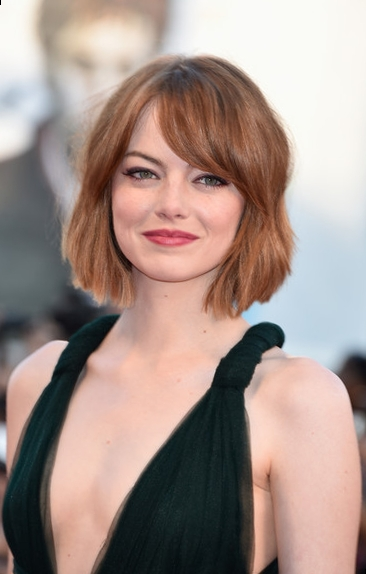
#> input picture canny/faces_imgs/4.jpg, 366 x 574 px; its folder holds only this picture in this run
$ python canny.py --image faces_imgs/4.jpg   (older library calls are emulated)
#> lines starting #> are read from the running program, lines starting #| are printed output that depends on the picture
### canny_detector/utils.py
import numpy as np
import skimage
import matplotlib.pyplot as plt
import matplotlib.image as mpimg
import os
import scipy.misc as sm

def rgb2gray(rgb):

    r, g, b = rgb[:,:,0], rgb[:,:,1], rgb[:,:,2]
    gray = 0.2989 * r + 0.5870 * g + 0.1140 * b

    return gray

def load_data(dir_name = 'faces_imgs'):
    '''
    Load images from the "faces_imgs" directory
    Images are in JPG and we convert it to gray scale images
    '''
    imgs = []
    for filename in os.listdir(dir_name):
        if os.path.isfile(dir_name + '/' + filename):
            img = mpimg.imread(dir_name + '/' + filename)
            img = rgb2gray(img)
            imgs.append(img)
    return imgs


# [9 lines left out: function visualize, not called in this run]

### canny_detector/canny_edge_detector.py
import argparse

import ced as ced
import cv2
import numpy as np
from scipy import ndimage
from scipy.ndimage.filters import convolve


class cannyEdgeDetector:
    def __init__(self, imgs, sigma=1, kernel_size=5, weak_pixel=75, strong_pixel=255, lowthreshold=0.05,
                 highthreshold=0.15):
        self.imgs = imgs
        self.imgs_final = []
        self.img_smoothed = None
        self.gradientMat = None
        self.thetaMat = None
        self.nonMaxImg = None
        self.thresholdImg = None
        self.weak_pixel = weak_pixel
        self.strong_pixel = strong_pixel
        self.sigma = sigma
        self.kernel_size = kernel_size
        self.lowThreshold = lowthreshold
        self.highThreshold = highthreshold
        return

    # [6 lines left out: function gaussian_kernel, not called in this run]

    def sobel_filters(self, img):
        Kx = np.array([[-1, 0, 1], [-2, 0, 2], [-1, 0, 1]], np.float32)
        Ky = np.array([[1, 2, 1], [0, 0, 0], [-1, -2, -1]], np.float32)

        Ix = ndimage.filters.convolve(img, Kx)
        Iy = ndimage.filters.convolve(img, Ky)

        G = np.hypot(Ix, Iy)
        G = G / G.max() * 255
        theta = np.arctan2(Iy, Ix)
        return (G, theta)

    def non_max_suppression(self, img, D):
        M, N = img.shape
        Z = np.zeros((M, N), dtype=np.int32)
        angle = D * 180. / np.pi
        angle[angle < 0] += 180

        for i in range(1, M - 1):
            for j in range(1, N - 1):
                try:
                    q = 255
                    r = 255

                    # angle 0
                    if (0 <= angle[i, j] < 22.5) or (157.5 <= angle[i, j] <= 180):
                        q = img[i, j + 1]
                        r = img[i, j - 1]
                    # angle 45
                    elif (22.5 <= angle[i, j] < 67.5):
                        q = img[i + 1, j - 1]
                        r = img[i - 1, j + 1]
                    # angle 90
                    elif (67.5 <= angle[i, j] < 112.5):
                        q = img[i + 1, j]
                        r = img[i - 1, j]
                    # angle 135
                    elif (112.5 <= angle[i, j] < 157.5):
                        q = img[i - 1, j - 1]
                        r = img[i + 1, j + 1]

                    if (img[i, j] >= q) and (img[i, j] >= r):
                        Z[i, j] = img[i, j]
                    else:
                        Z[i, j] = 0


                except IndexError as e:
                    pass

        return Z

    def threshold(self, img):

        highThreshold = img.max() * self.highThreshold
        lowThreshold = highThreshold * self.lowThreshold

        M, N = img.shape
        res = np.zeros((M, N), dtype=np.int32)

        weak = np.int32(self.weak_pixel)
        strong = np.int32(self.strong_pixel)

        strong_i, strong_j = np.where(img >= highThreshold)
        zeros_i, zeros_j = np.where(img < lowThreshold)

        weak_i, weak_j = np.where((img <= highThreshold) & (img >= lowThreshold))

        res[strong_i, strong_j] = strong
        res[weak_i, weak_j] = weak

        return (res)

    # [21 lines left out: function hysteresis, not called in this run]

    def detect(self):

        imgs_final = []
        for i, img in enumerate(self.imgs):
            # self.img_smoothed = convolve(img, self.gaussian_kernel(self.kernel_size, self.sigma))
            # self.gradientMat, self.thetaMat = self.sobel_filters(self.img_smoothed)
            self.gradientMat, self.thetaMat = self.sobel_filters(img)
            self.nonMaxImg = self.non_max_suppression(self.gradientMat, self.thetaMat)
            self.thresholdImg = self.threshold(self.nonMaxImg)
            img_final = self.thresholdImg
            # img_final = self.hysteresis(self.thresholdImg)
            # self.imgs_final.append(img_final)

        return img_final

### canny/canny.py
import argparse

import cv2

from canny_detector import utils
from canny_detector.canny_edge_detector import cannyEdgeDetector


def run_detection():
    # gray_image = load_Image(args["image"])
    # res, weak, strong = threshold(gray_image)

    imgs = utils.load_data()
#> in load_data, img is the input picture: shape (574, 366, 3); mean R, G, B 164.8, 145.5, 138.2
#> in rgb2gray, `r, g, b = rgb[:,:,0], rgb[:,:,1], rgb[:,:,2]`:
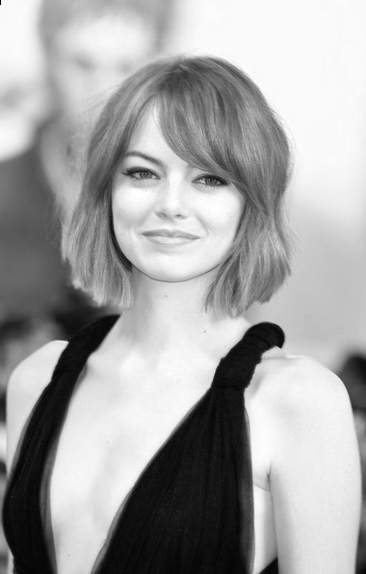
#> r: shape (574, 366); min 0, max 255, mean 164.8
#> in rgb2gray, `r, g, b = rgb[:,:,0], rgb[:,:,1], rgb[:,:,2]`:
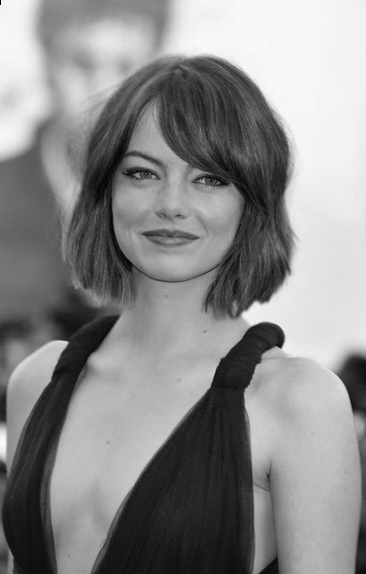
#> b: shape (574, 366); min 0, max 252, mean 138.2
#> imgs = 1 item

    detector = cannyEdgeDetector(imgs, sigma=1.4, kernel_size=5, lowthreshold=0.2, highthreshold=0.10,
                                     weak_pixel=100)
    img_final = detector.detect()
#> the loop in detect, `for i, img in enumerate(self.imgs):` made 1 pass
#> (Kx in sobel_filters, Ky in sobel_filters, highThreshold in threshold, lowThreshold in threshold, weak in threshold, strong in threshold) on pass 1: ([[-1, 0, 1], [-2, 0, 2], [-1, 0, 1]], [[1, 2, 1], [0, 0, 0], [-1, -2, -1]], 24.1, 4.82, 100, 255)
#> pass 1, in sobel_filters, `Ix = ndimage.filters.convolve(img, Kx)`:
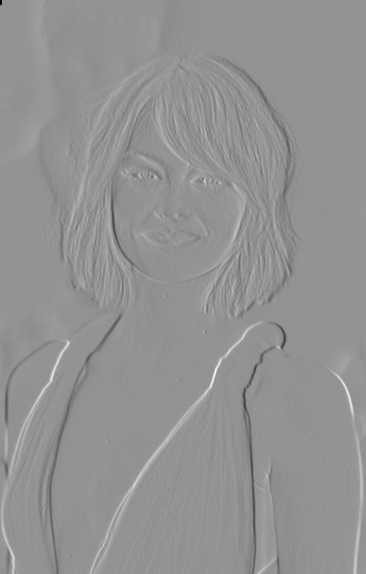
#> Ix: shape (574, 366) float64; min -991, max 727.2, mean -0.6; drawn with min black and max white
#> pass 1, in sobel_filters, `Iy = ndimage.filters.convolve(img, Ky)`:
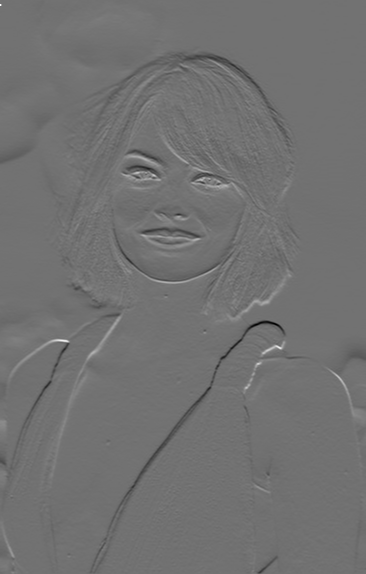
#> Iy: shape (574, 366) float64; min -599.9, max 741.5, mean -2; drawn with min black and max white
#> pass 1, in sobel_filters, `G = np.hypot(Ix, Iy)`:
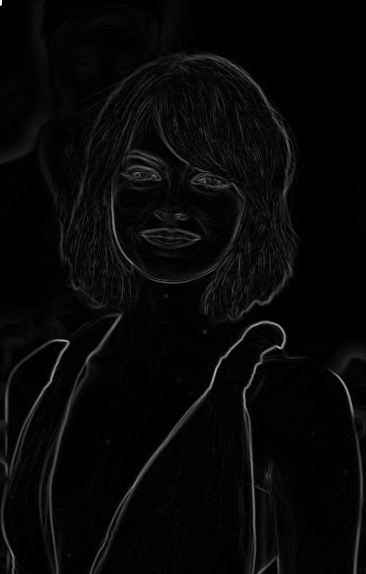
#> G: shape (574, 366) float64; min 0, max 1044.5, mean 32.9; drawn with min black and max white
#> after the loop in detect, `for i, img in enumerate(self.imgs):`:
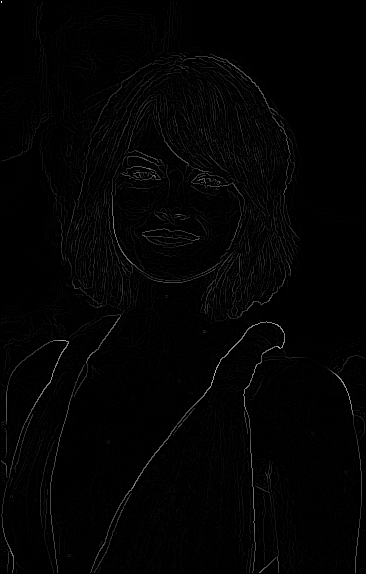
#> self.nonMaxImg: shape (574, 366) int32; min 0, max 241, mean 3.2
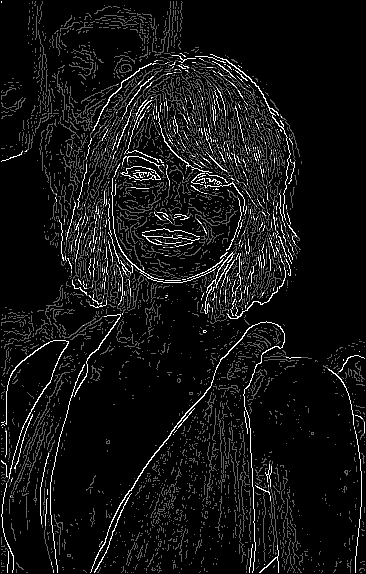
#> img_final: shape (574, 366) int32; min 0, max 255, mean 18.9
    output = img_final.astype("uint8")
    cv2.imshow("rainbow", output)
    cv2.waitKey(0)
    cv2.destroyAllWindows()

    print("the end")


# construct the argument parse and parse the arguments
ap = argparse.ArgumentParser()
ap.add_argument("-i", "--image", required=False,
                help="path to the input image")
args = vars(ap.parse_args())
run_detection()
